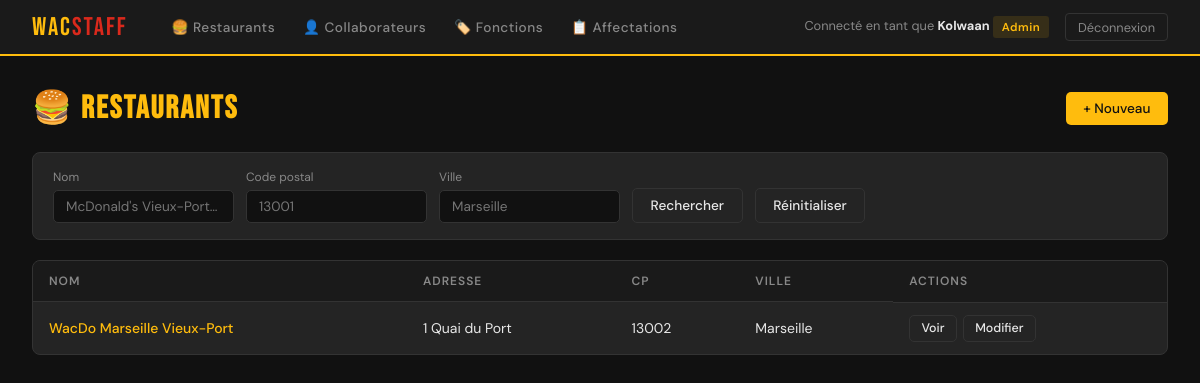
The page /WacStaff/restaurants/ (signed in) on the database its author committed.
### WacStaff/models.py (models this page shows, shortened)
class Restaurant(models.Model):
    nom = models.CharField(max_length=100, unique=True)
    adresse = models.CharField(max_length=300, unique=True)
    codePostal = models.CharField(max_length=50)
    ville = models.CharField(max_length=100)

### WacStaff/views.py (the view)
# urls.py: path('restaurants/', views.restaurant_list, name='restaurant_list'),
@login_required
def restaurant_list(request):
    qs = Restaurant.objects.all()
    q_nom = request.GET.get('nom', '')
    q_cp = request.GET.get('codePostal', '')
    q_ville = request.GET.get('ville', '')
    if q_nom:
        qs = qs.filter(nom__icontains=q_nom)
    if q_cp:
        qs = qs.filter(codePostal__icontains=q_cp)
    if q_ville:
        qs = qs.filter(ville__icontains=q_ville)
    return render(request, 'restaurants/list.html', {
        'restaurants': qs, 'q_nom': q_nom, 'q_cp': q_cp, 'q_ville': q_ville,
    })

### WacStaff/TEMPLATES/restaurants/list.html (shortened to what this page needs)
{% extends "base.html" %}
{% block content %}
<div class="page-header">
    <h1 class="page-title">🍔 <span>Restaurants</span></h1>
    {% if user.is_staff %}
    <a href="{% url 'restaurant_create' %}" class="btn btn-primary">+ Nouveau</a>
    {% endif %}
</div>
<form method="get" class="search-bar">
    <div>
        <label>Nom</label>
        <input type="text" name="nom" value="{{ q_nom }}" placeholder="McDonald's Vieux-Port…">
    </div>
    <div>
        <label>Code postal</label>
        <input type="text" name="codePostal" value="{{ q_cp }}" placeholder="13001">
    </div>
    <div>
        <label>Ville</label>
        <input type="text" name="ville" value="{{ q_ville }}" placeholder="Marseille">
    </div>
    <button type="submit" class="btn btn-secondary">Rechercher</button>
    <a href="{% url 'restaurant_list' %}" class="btn btn-secondary">Réinitialiser</a>
</form>
<div class="table-wrap">
    {% if restaurants %}
    <table>
        <thead>
            <tr><th>Nom</th><th>Adresse</th><th>CP</th><th>Ville</th><th>Actions</th></tr>
        </thead>
        <tbody>
        {% for r in restaurants %}
        <tr>
            <td><a href="{% url 'restaurant_detail' r.pk %}" style="color:#FFBC0D;text-decoration:none;font-weight:500;">{{ r.nom }}</a></td>
            <td>{{ r.adresse }}</td>
            <td>{{ r.codePostal }}</td>
            <td>{{ r.ville }}</td>
            <td class="td-actions">
                <a href="{% url 'restaurant_detail' r.pk %}" class="btn btn-secondary btn-sm">Voir</a>
                {% if user.is_staff %}
                <a href="{% url 'restaurant_edit' r.pk %}" class="btn btn-secondary btn-sm">Modifier</a>
                {% endif %}
            </td>
        </tr>
        {% endfor %}
        </tbody>
    </table>
    {% else %}
    <div class="empty-state">Aucun restaurant trouvé.</div>
    {% endif %}
</div>
{% endblock %}

### WacStaff/TEMPLATES/base.html (shortened to what this page needs)
<!doctype html>
<html lang="fr">
<head>
    {% load static %}
    <link rel="stylesheet" href="{% static 'wacstaff.css' %}">
</head>
<body>
{% if user.is_authenticated %}
<nav>
    <a href="{% url 'home' %}" class="nav-brand">Wac<span>Staff</span></a>
    <div class="nav-links">
        <a href="{% url 'restaurant_list' %}">🍔 Restaurants</a>
        <a href="{% url 'collaborateur_list' %}">👤 Collaborateurs</a>
        <a href="{% url 'fonction_list' %}">🏷️ Fonctions</a>
        <a href="{% url 'affectation_list' %}">📋 Affectations</a>
    </div>
    <div class="nav-user">
        <span>Connecté en tant que <strong>{{ user.username }}</strong>
        {% if user.is_staff %}<span class="badge badge-admin">Admin</span>{% endif %}
        </span>
        <form method="post" action="{% url 'logout' %}" style="display:inline;">
            <button type="submit" class="btn-logout">Déconnexion</button>
        </form>
    </div>
</nav>
{% endif %}
<main>
    {% block content %}{% endblock %}
</main>
</body>
</html>

### WacStaff/static/wacstaff.css (style rules this page uses)
:root { --gold: #FFBC0D; --red: #DA291C; --dark: #1a1a1a; --darker: #111111; --surface: #242424; --border: #333333; --text: #e8e8e8; --muted: #888888; --success: #4ade80; --danger: #f87171; }
* { box-sizing: border-box; margin: 0; padding: 0; }
body { font-family: 'DM Sans', sans-serif; background: var(--darker); color: var(--text); min-height: 100vh; display: flex; flex-direction: column; }
nav { background: var(--dark); border-bottom: 2px solid var(--gold); padding: 0 2rem; display: flex; align-items: center; gap: 2rem; height: 56px; position: sticky; top: 0; z-index: 100; }
.nav-brand { font-family: 'Bebas Neue', sans-serif; font-size: 1.6rem; color: var(--gold); letter-spacing: 2px; text-decoration: none; }
.nav-brand span { color: var(--red); }
.nav-links { display: flex; gap: 0.25rem; flex: 1; }
.nav-links a { color: var(--muted); text-decoration: none; font-size: 0.85rem; font-weight: 500; padding: 0.4rem 0.75rem; border-radius: 4px; transition: all 0.15s; letter-spacing: 0.5px; }
.nav-user { display: flex; align-items: center; gap: 1rem; font-size: 0.8rem; color: var(--muted); }
.nav-user strong { color: var(--text); }
.btn-logout { background: none; border: 1px solid var(--border); color: var(--muted); padding: 0.3rem 0.75rem; border-radius: 4px; cursor: pointer; font-size: 0.8rem; font-family: 'DM Sans', sans-serif; text-decoration: none; transition: all 0.15s; }
main { flex: 1; padding: 2rem; max-width: 1200px; margin: 0 auto; width: 100%; }
.page-header { display: flex; justify-content: space-between; align-items: center; margin-bottom: 1.5rem; }
.page-title { font-family: 'Bebas Neue', sans-serif; font-size: 2rem; letter-spacing: 2px; color: var(--text); }
.page-title span { color: var(--gold); }
.btn { display: inline-flex; align-items: center; gap: 0.4rem; padding: 0.5rem 1.1rem; border-radius: 5px; font-size: 0.85rem; font-weight: 500; text-decoration: none; cursor: pointer; border: none; transition: all 0.15s; font-family: 'DM Sans', sans-serif; }
.btn-primary { background: var(--gold); color: #111; }
.btn-secondary { background: var(--surface); color: var(--text); border: 1px solid var(--border); }
.btn-sm { padding: 0.3rem 0.7rem; font-size: 0.78rem; }
.search-bar { background: var(--surface); border: 1px solid var(--border); border-radius: 8px; padding: 1rem 1.25rem; display: flex; gap: 0.75rem; flex-wrap: wrap; align-items: flex-end; margin-bottom: 1.25rem; }
.search-bar label { font-size: 0.75rem; color: var(--muted); display: block; margin-bottom: 0.3rem; }
.search-bar input, .search-bar select { background: var(--darker); border: 1px solid var(--border); color: var(--text); padding: 0.45rem 0.75rem; border-radius: 5px; font-size: 0.85rem; font-family: 'DM Sans', sans-serif; min-width: 150px; }
.table-wrap { background: var(--surface); border: 1px solid var(--border); border-radius: 8px; overflow: hidden; }
table { width: 100%; border-collapse: collapse; }
th { background: var(--dark); font-size: 0.75rem; font-weight: 600; color: var(--muted); text-transform: uppercase; letter-spacing: 1px; padding: 0.75rem 1rem; text-align: left; }
td { padding: 0.75rem 1rem; border-top: 1px solid var(--border); font-size: 0.875rem; vertical-align: middle; }
.td-actions { display: flex; gap: 0.4rem; }
.badge { display: inline-block; padding: 0.2rem 0.55rem; border-radius: 3px; font-size: 0.72rem; font-weight: 600; letter-spacing: 0.5px; }
.badge-admin { background: rgba(255,188,13,0.12); color: var(--gold); }

### rows shown on the page
Restaurant: nom "WacDo Marseille Vieux-Port", adresse "1 Quai du Port", codePostal "13002", ville "Marseille"

### other values the page prints
{{ user.username }} "Kolwaan"
